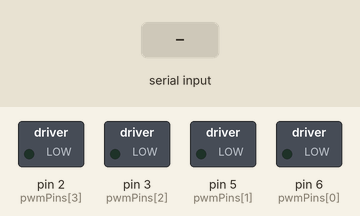
This sketch was run on a simulated Arduino Uno, built with avr-gcc and run on an emulated ATmega328P. Parts: switched loads named in the sketch (green lamp = pin HIGH). The test bench sets the inputs (shaded band).

Above: at 1.2 s.
1.3 s: "90,45\n" received over Serial
At 1.8 s:
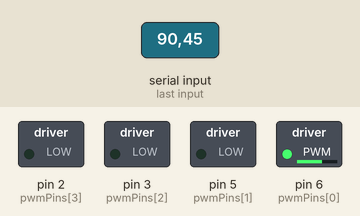
2.8 s: "30,150\n" received over Serial
At 4.2 s:
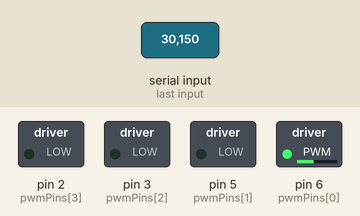
Timing chart, 0 to 5.8 s (numbered marks = the images above; inputs shaded):
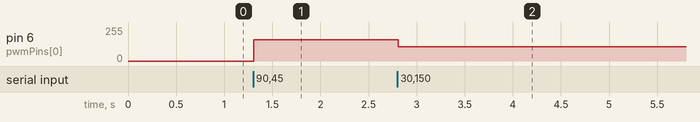

The sketch:

testPWM.ino
```cpp
#define MAX_PWM 4

/*
  6 -> rechts
  5 -> midden-links
  3 -> midden-rechts
  2 -> links
*/

int pwmPins[] = {6, 5, 3, 2};
int pwmValue[] = {0, 0, 0, 0};
String resData[MAX_PWM] = {"0.00", "0.00", "0.00", "0.00"};
String data = "0.00";

void setup(){
    Serial.begin(9600);

    for (int i = 0; i < MAX_PWM; i++){
      pinMode(pwmPins[i], OUTPUT);
    }
}

void loop(){

  if (Serial.available()) {
    data = Serial.readStringUntil('\n');
    //Serial.flush();
    //Serial.println(data);
  }

  int i = 0;

  while (data.length() > 0 && i < MAX_PWM){
    int index = data.indexOf(',');
    if (index == -1){
      if (i == MAX_PWM-1){
        resData[i] = data;
      }
      break;
    } else{
      resData[i] = data.substring(0, index);
      data = data.substring(index+1);
    }

    ++i;

    /*
    Serial.print("resData[");
    Serial.print(i);
    Serial.print("]: ");
    Serial.println(resData[i]);

    Serial.print("pwmValue[");
    Serial.print(i);
    Serial.print("]: ");
    Serial.println(pwmValue[i]);

    Serial.print("restData: ");
    Serial.println(data);
    */
  }

  for (int j = 0; j < MAX_PWM; j++){
    //80 = threshold for if the motor needs to start
    pwmValue[j] = resData[j].toFloat() * (255-80) / 5 + 80;
    if (pwmValue[j] == 80){
      pwmValue[j] = 0;
    }

    analogWrite(pwmPins[j], pwmValue[j]);
  }
}
```

Measured:
- after the input at 1.3 s, pin 6 (pwmPins[0]): 0/255 → 158/255 at once
- after the input at 2.8 s, pin 6 (pwmPins[0]): 158/255 → 106/255 at once
